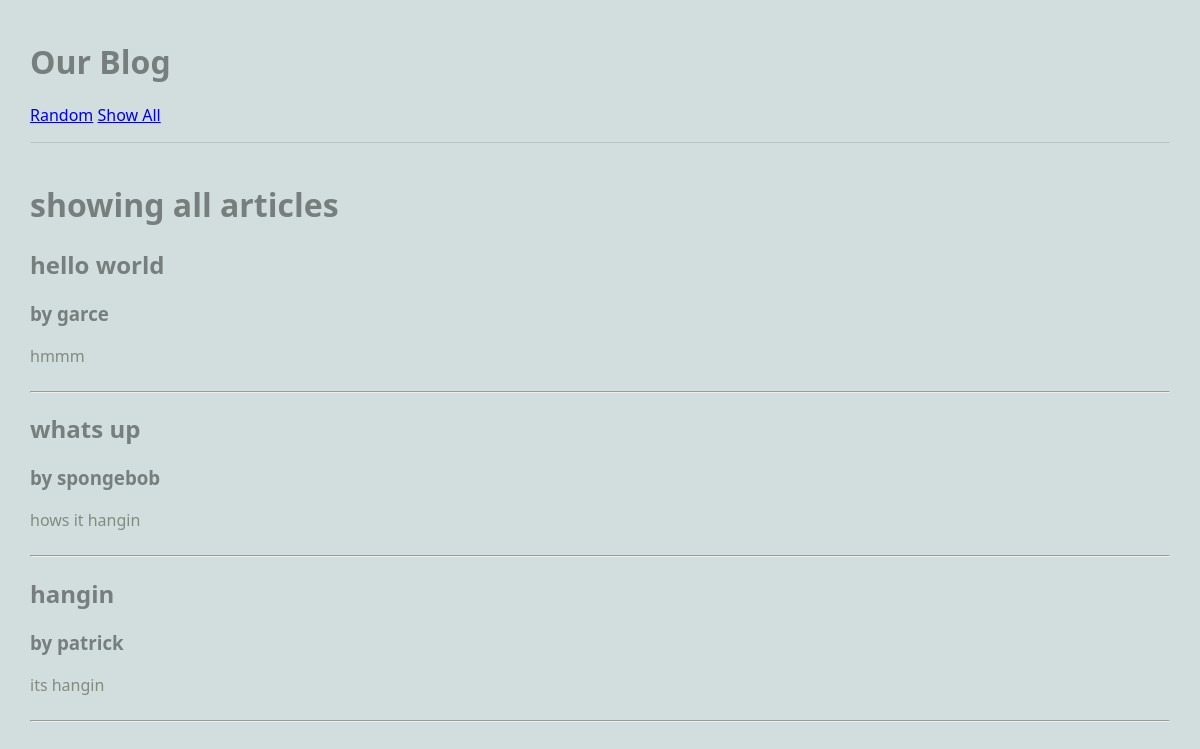
Page /blog/show_all/ on the committed database.
### blog/models.py (models this page shows)
class Article(models.Model):
    title = models.TextField(blank=True)
    author = models.TextField(blank=True)
    text = models.TextField(blank=True)
    published = models.DateTimeField(auto_now=True)
    image_file = models.ImageField(blank=True)
    def __str__(self):
        return f'{self.title} by {self.author}'

### blog/views.py (the view)
# urls.py: path('show_all/', ShowAllView.as_view(), name="show_all"),
class ShowAllView(ListView):
    model = Article
    template_name = 'blog/show_all.html'
    context_object_name = 'articles'

### blog/templates/blog/show_all.html (shortened to what this page needs)
{% extends 'blog/base.html' %}
{% block content %}
<h1>showing all articles</h1>
<main class="grid-container">
    {% for article in articles %}
    <article>
        <div>
        <h2>{{article.title}}</h2>
        <h3>by {{article.author}}</h3>
        <p>
            {{article.text}}
        </p>
        </div>
    </article>
    <hr>
    {% endfor %}
</main>
{% endblock %}

### static/styles-blog.css (style rules this page uses)
body { margin: 30px; background: #d1dedd; font-family:'Segoe UI', Tahoma, Geneva, Verdana, sans-serif; }
h1, h2, h3 { color: #767f7e; }
p { color: #828b82; }

### rows in the picture
Article: title "hello world", author "garce", text "hmmm"
Article: title "whats up", author "spongebob", text "hows it hangin"
Article: title "hangin", author "patrick", text "its hangin"
